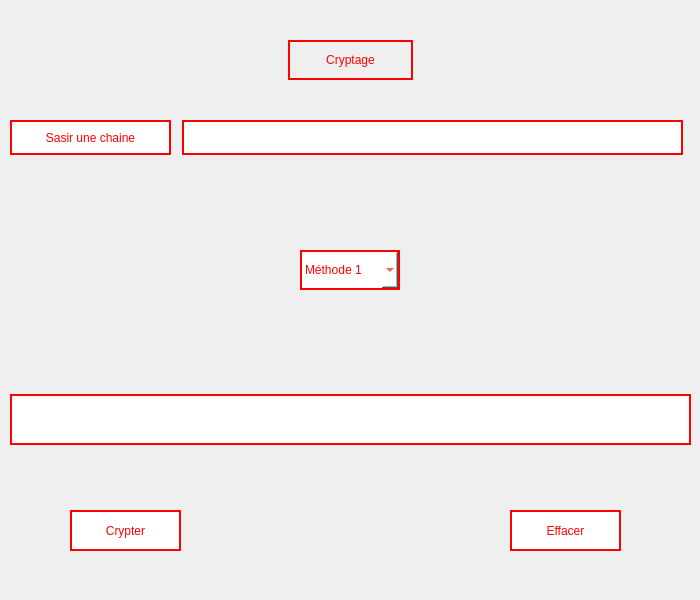
<?xml version="1.0" encoding="UTF-8"?>
<ui version="4.0">
 <class>Form</class>
 <widget class="QWidget" name="Form">
  <property name="geometry">
   <rect>
    <x>0</x>
    <y>0</y>
    <width>700</width>
    <height>600</height>
   </rect>
  </property>
  <property name="windowTitle">
   <string>Form</string>
  </property>
  <widget class="QLabel" name="label">
   <property name="geometry">
    <rect>
     <x>288</x>
     <y>40</y>
     <width>125</width>
     <height>40</height>
    </rect>
   </property>
   <property name="styleSheet">
    <string notr="true">border: 2px solid red;
color: red;
font: 75 15pt &quot;MS Sans Serif&quot;;</string>
   </property>
   <property name="text">
    <string>Cryptage</string>
   </property>
   <property name="alignment">
    <set>Qt::AlignCenter</set>
   </property>
  </widget>
  <widget class="QLabel" name="label_2">
   <property name="geometry">
    <rect>
     <x>10</x>
     <y>120</y>
     <width>161</width>
     <height>35</height>
    </rect>
   </property>
   <property name="styleSheet">
    <string notr="true">border: 2px solid red;
color: red;
background-color: white;
font: 75 12pt &quot;MS Shell Dlg 2&quot;;</string>
   </property>
   <property name="text">
    <string>Sasir une chaine</string>
   </property>
   <property name="alignment">
    <set>Qt::AlignCenter</set>
   </property>
  </widget>
  <widget class="QLineEdit" name="lineEdit">
   <property name="geometry">
    <rect>
     <x>182</x>
     <y>120</y>
     <width>501</width>
     <height>35</height>
    </rect>
   </property>
   <property name="styleSheet">
    <string notr="true">border: 2px solid red;
color: red;
background-color: white;
font: 75 12pt &quot;MS Shell Dlg 2&quot;;</string>
   </property>
   <property name="alignment">
    <set>Qt::AlignCenter</set>
   </property>
  </widget>
  <widget class="QComboBox" name="comboBox">
   <property name="geometry">
    <rect>
     <x>300</x>
     <y>250</y>
     <width>100</width>
     <height>40</height>
    </rect>
   </property>
   <property name="styleSheet">
    <string notr="true">border: 2px solid red;
color: red;
background-color: white;
font: 75 12pt &quot;MS Shell Dlg 2&quot;;</string>
   </property>
   <item>
    <property name="text">
     <string>Méthode 1</string>
    </property>
   </item>
   <item>
    <property name="text">
     <string>Méthode 2</string>
    </property>
   </item>
   <item>
    <property name="text">
     <string>Méthode 3</string>
    </property>
   </item>
   <item>
    <property name="text">
     <string>Méthode 4</string>
    </property>
   </item>
  </widget>
  <widget class="QLabel" name="resultLabel">
   <property name="geometry">
    <rect>
     <x>10</x>
     <y>394</y>
     <width>681</width>
     <height>51</height>
    </rect>
   </property>
   <property name="styleSheet">
    <string notr="true">border: 2px solid red;
color: red;
background-color: white;
font: 75 12pt &quot;MS Shell Dlg 2&quot;;</string>
   </property>
   <property name="text">
    <string/>
   </property>
   <property name="alignment">
    <set>Qt::AlignCenter</set>
   </property>
  </widget>
  <widget class="QPushButton" name="pushButton">
   <property name="geometry">
    <rect>
     <x>70</x>
     <y>510</y>
     <width>111</width>
     <height>41</height>
    </rect>
   </property>
   <property name="styleSheet">
    <string notr="true">border: 2px solid red;
color: red;
background-color: white;
font: 75 12pt &quot;MS Shell Dlg 2&quot;;</string>
   </property>
   <property name="text">
    <string>Crypter</string>
   </property>
  </widget>
  <widget class="QPushButton" name="pushButton_2">
   <property name="geometry">
    <rect>
     <x>510</x>
     <y>510</y>
     <width>111</width>
     <height>41</height>
    </rect>
   </property>
   <property name="styleSheet">
    <string notr="true">border: 2px solid red;
color: red;
background-color: white;
font: 75 12pt &quot;MS Shell Dlg 2&quot;;</string>
   </property>
   <property name="text">
    <string>Effacer</string>
   </property>
  </widget>
 </widget>
 <resources/>
 <connections/>
</ui>
